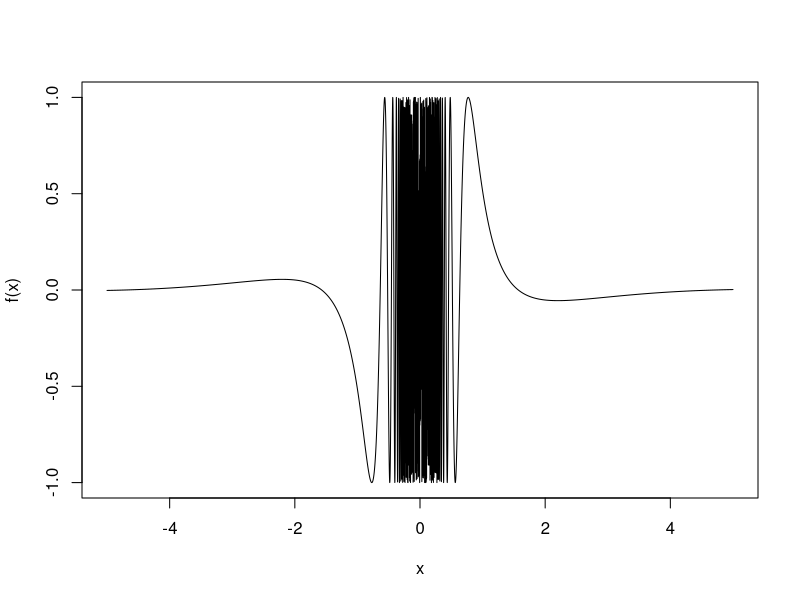

Generate this figure with R:
## ---- chunk 1
knitr::opts_chunk$set(echo = TRUE)
## ---- chunk 2
### Monte Carlo integration

rm(list=ls())

# define the integrand
f <- function(x){
  return(sin(cos(x)/x^3))
}

x <- seq(-5.0005,5.0005,0.001)
plot(x,f(x),'l')

# start Monte Carlo integration
set.seed(2016)
n <- 1e7 # INCREASE n by adding 0's

## Approach 1(good): using pi(x) = PDF(Cauchy; x)

sample.cauchy <- rcauchy(n)
sample.integrand.cauchy <- f(sample.cauchy) / dcauchy(sample.cauchy)
I.cauchy <- mean(sample.integrand.cauchy)
var.I.cauchy <- var(sample.integrand.cauchy)

cat(paste('mean=', round(I.cauchy, 3), ',  var=', round(var.I.cauchy, 3), '\n', sep=''))


## Approach 2(bad): using pi(x) = PDF(Normal x)
sample.norm <- rnorm(n)
sample.integrand.norm <- f(sample.norm) / dnorm(sample.norm)
I.norm <- mean(sample.integrand.norm)
var.I.norm <- var(sample.integrand.norm)

cat(paste('mean=', round(I.norm, 3), ',  var=', round(var.I.norm, 3), '\n', sep=''))

## ---- chunk 3
# results:
# n = 1e7:
# (cauchy): mean=0.001,  var=5.177
# (normal): mean=-0.004,  var=99.268
